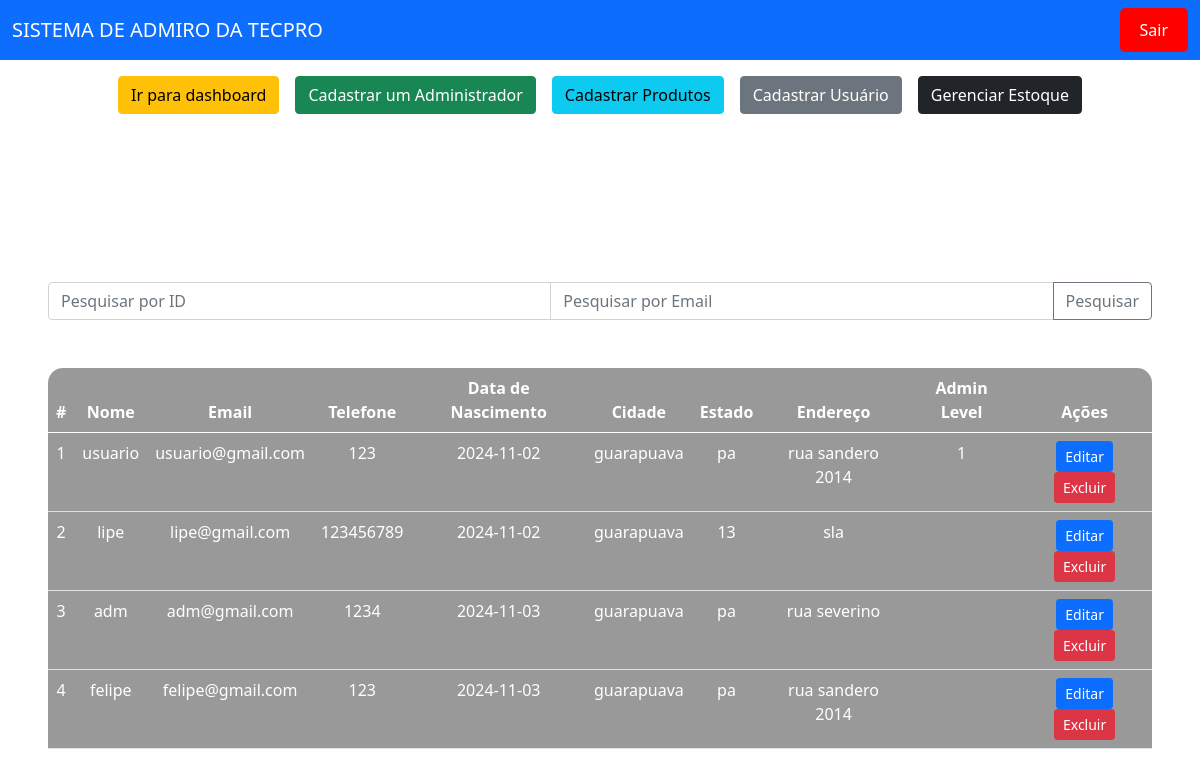
The page /paginadm/ADM.php (signed in) on the database as committed earlier.
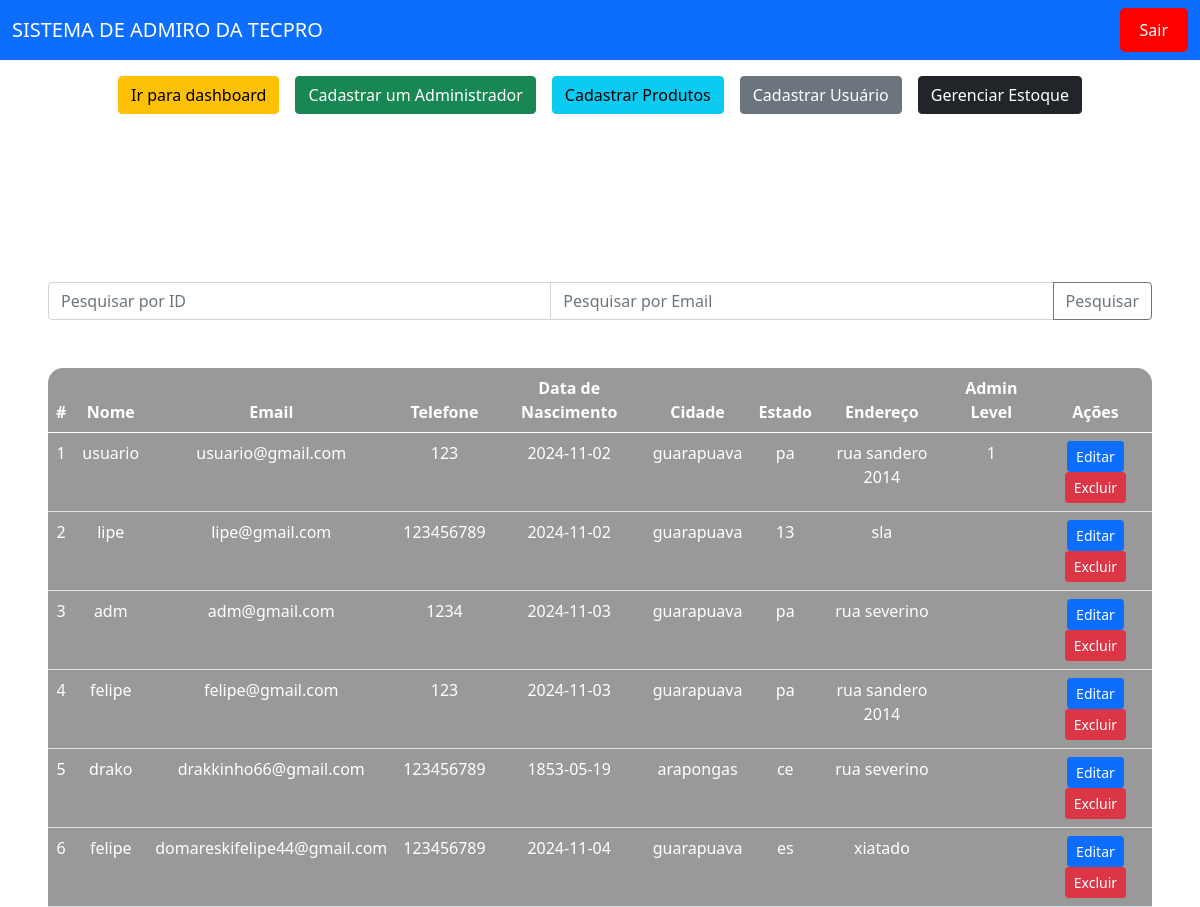
The same page on the database as committed later.
### tables this page shows
CREATE TABLE `usuarios` (
  `id` int(11) NOT NULL,
  `nome` varchar(100) NOT NULL,
  `email` varchar(100) NOT NULL,
  `telefone` varchar(20) DEFAULT NULL,
  `senha` varchar(255) NOT NULL,
  `data_nascimento` date DEFAULT NULL,
  `cidade` varchar(100) DEFAULT NULL,
  `estado` varchar(2) DEFAULT NULL,
  `endereco` text DEFAULT NULL,
  `e_admin` int(1) DEFAULT NULL
);

### paginadm/ADM.php (the view, shortened to what this page needs)
<?php
include_once('../config.php');
$email = $_SESSION['email'];
$sql = "SELECT * FROM usuarios WHERE email = '$email'";
$result = $conexao->query($sql);
if ($result && $result->num_rows > 0) {
    $user = $result->fetch_assoc();
    $admin_level = $user['e_admin'];
} else {
    echo "<p style='color:red;'>Erro ao verificar o usuário.</p>";
    exit();
}
?>
<!DOCTYPE html>
<html lang="en">
<head>
    <link href="https://cdn.jsdelivr.net/npm/bootstrap@5.0.2/dist/css/bootstrap.min.css" rel="stylesheet">
</head>
<body>
    <nav class="navbar navbar-expand-lg navbar-dark bg-primary">
        <div class="container-fluid">
            <a class="navbar-brand" href="#">SISTEMA DE ADMIRO DA TECPRO</a>
            <div class="logout-container">
                <form method="POST" action="../paginadm/logoutadm.php">
                    <button type="submit" name="logout" class="logout-button">Sair</button>
                </form>
            </div>
        </div>
    </nav>
    <div class="d-flex justify-content-center my-3 gap-3">
    <a href="../dashboard/dashboard.php" class="btn btn-warning">Ir para dashboard</a>
    <a href="../paginadm/gerenciar_adm.php" class="btn btn-success" onclick="return handleAdminRegistration(<?php echo $admin_level; ?>)">Cadastrar um Administrador</a>
    <a href="../produtos/lista.php" class="btn btn-info" onclick="return checkProductPermission(<?php echo $admin_level; ?>)">Cadastrar Produtos</a>
    <a href="../login/cadastro.php" class="btn btn-secondary">Cadastrar Usuário</a>
    <a href="../estoque/estoque.php" class="btn btn-dark">Gerenciar Estoque</a>
</div>
    <br>
    <?php
        echo "<h1>Bem-vindo, administrador <u>{$user['nome']}</u></h1>";
    ?>
    <br>
    <div class="m-5">
    <form method="GET" action="">
        <div class="input-group mb-3">
            <input type="text" class="form-control" name="search_id" placeholder="Pesquisar por ID" aria-label="Pesquisar por ID">
            <input type="text" class="form-control" name="search_email" placeholder="Pesquisar por Email" aria-label="Pesquisar por Email">
            <button class="btn btn-outline-secondary" type="submit">Pesquisar</button>
        </div>
    </form>
</div>
<div class="m-5">
    <table class="table text-white table-bg">
        <thead>
            <tr>
                <th scope="col">#</th>
                <th scope="col">Nome</th>
                <th scope="col">Email</th>
                <th scope="col">Telefone</th>
                <th scope="col">Data de Nascimento</th>
                <th scope="col">Cidade</th>
                <th scope="col">Estado</th>
                <th scope="col">Endereço</th>
                <th scope="col">Admin Level</th>
                <th scope="col">Ações</th>
            </tr>
        </thead>
        <tbody>
<?php
$sql_users = "SELECT * FROM usuarios WHERE 1=1";
$stmt = $conexao->prepare($sql_users);
$stmt->execute();
$result_users = $stmt->get_result();
while ($user_data = mysqli_fetch_assoc($result_users)) {
    echo "<tr>";
    echo "<td>".$user_data['id']."</td>";
    echo "<td>".$user_data['nome']."</td>";
    echo "<td>".$user_data['email']."</td>";
    echo "<td>".$user_data['telefone']."</td>";
    echo "<td>".$user_data['data_nascimento']."</td>";
    echo "<td>".$user_data['cidade']."</td>";
    echo "<td>".$user_data['estado']."</td>";
    echo "<td>".$user_data['endereco']."</td>";
    echo "<td>".$user_data['e_admin']."</td>";
    echo "<td>";
    if ($admin_level == 1) {
        echo "<a class='btn btn-sm btn-primary' href='edit.php?id=".$user_data['id']."' title='Editar'>Editar</a>
              <a class='btn btn-sm btn-danger' href='delete.php?id=".$user_data['id']."' title='Excluir'>Excluir</a>";
    } elseif ($admin_level == 2 || $admin_level == 3) {
        if ($user_data['e_admin'] == 0) {
            echo "<a class='btn btn-sm btn-primary' href='edit.php?id=".$user_data['id']."' title='Editar'>Editar</a>
                  <a class='btn btn-sm btn-danger' href='delete.php?id=".$user_data['id']."' title='Excluir'>Excluir</a>";
        }
    }
    echo "</td>";
    echo "</tr>";
}
?>
        </tbody>
    </table>
</div>
</body>
</html>

### paginadm/ADM.php (style rules this page uses)
body { background-image: url('jj.avif'); background-size: cover; background-repeat: no-repeat; height: 100vh; color: white; text-align: center; }
.table-bg { background: rgba(128, 128, 128, 0.8); border-radius: 15px 15px 0 0; }
.logout-container { display: flex; justify-content: flex-start; margin-left: 20px; }
.logout-button { background-color: red; color: white; border: none; padding: 10px 20px; border-radius: 5px; cursor: pointer; font-size: 16px; }

Rows that differ between the two databases and show on the page:
added usuarios: id "5", nome "drako", email "drakkinho66@gmail.com", telefone "123456789", data_nascimento "1853-05-19", cidade "arapongas", estado "ce", endereco "rua severino"
added usuarios: id "6", nome "felipe", email "domareskifelipe44@gmail.com", telefone "123456789", data_nascimento "2024-11-04", cidade "guarapuava", estado "es", endereco "xiatado"
